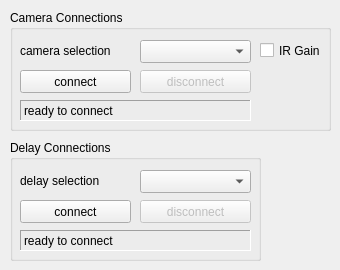
    <widget class="QWidget" name="hardware_tab">
     <attribute name="title">
      <string>Hardware</string>
     </attribute>
     <widget class="QGroupBox" name="h_camera_box">
      <property name="geometry">
       <rect>
        <x>10</x>
        <y>10</y>
        <width>321</width>
        <height>121</height>
       </rect>
      </property>
      <property name="title">
       <string>Camera Connections</string>
      </property>
      <widget class="QComboBox" name="h_camera_dd">
       <property name="geometry">
        <rect>
         <x>130</x>
         <y>30</y>
         <width>111</width>
         <height>23</height>
        </rect>
       </property>
      </widget>
      <widget class="QLabel" name="label_49">
       <property name="geometry">
        <rect>
         <x>10</x>
         <y>30</y>
         <width>111</width>
         <height>21</height>
        </rect>
       </property>
       <property name="text">
        <string>camera selection</string>
       </property>
      </widget>
      <widget class="QPushButton" name="h_connect_camera_btn">
       <property name="geometry">
        <rect>
         <x>10</x>
         <y>60</y>
         <width>111</width>
         <height>23</height>
        </rect>
       </property>
       <property name="text">
        <string>connect</string>
       </property>
      </widget>
      <widget class="QPushButton" name="h_disconnect_camera_btn">
       <property name="enabled">
        <bool>false</bool>
       </property>
       <property name="geometry">
        <rect>
         <x>130</x>
         <y>60</y>
         <width>111</width>
         <height>23</height>
        </rect>
       </property>
       <property name="text">
        <string>disconnect</string>
       </property>
      </widget>
      <widget class="QLabel" name="h_camera_status">
       <property name="geometry">
        <rect>
         <x>10</x>
         <y>90</y>
         <width>231</width>
         <height>21</height>
        </rect>
       </property>
       <property name="frameShape">
        <enum>QFrame::Panel</enum>
       </property>
       <property name="frameShadow">
        <enum>QFrame::Sunken</enum>
       </property>
       <property name="text">
        <string>ready to connect</string>
       </property>
      </widget>
      <widget class="QCheckBox" name="h_use_ir_gain">
       <property name="geometry">
        <rect>
         <x>250</x>
         <y>30</y>
         <width>71</width>
         <height>21</height>
        </rect>
       </property>
       <property name="text">
        <string>IR Gain</string>
       </property>
      </widget>
     </widget>
     <widget class="QGroupBox" name="h_delay_box">
      <property name="geometry">
       <rect>
        <x>10</x>
        <y>140</y>
        <width>251</width>
        <height>121</height>
       </rect>
      </property>
      <property name="title">
       <string>Delay Connections</string>
      </property>
      <widget class="QComboBox" name="h_delay_dd">
       <property name="geometry">
        <rect>
         <x>130</x>
         <y>30</y>
         <width>111</width>
         <height>23</height>
        </rect>
       </property>
      </widget>
      <widget class="QLabel" name="label_50">
       <property name="geometry">
        <rect>
         <x>10</x>
         <y>30</y>
         <width>111</width>
         <height>21</height>
        </rect>
       </property>
       <property name="text">
        <string>delay selection</string>
       </property>
      </widget>
      <widget class="QPushButton" name="h_connect_delay_btn">
       <property name="geometry">
        <rect>
         <x>10</x>
         <y>60</y>
         <width>111</width>
         <height>23</height>
        </rect>
       </property>
       <property name="text">
        <string>connect</string>
       </property>
      </widget>
      <widget class="QPushButton" name="h_disconnect_delay_btn">
       <property name="enabled">
        <bool>false</bool>
       </property>
       <property name="geometry">
        <rect>
         <x>130</x>
         <y>60</y>
         <width>111</width>
         <height>23</height>
        </rect>
       </property>
       <property name="text">
        <string>disconnect</string>
       </property>
      </widget>
      <widget class="QLabel" name="h_delay_status">
       <property name="geometry">
        <rect>
         <x>10</x>
         <y>90</y>
         <width>231</width>
         <height>21</height>
        </rect>
       </property>
       <property name="frameShape">
        <enum>QFrame::Panel</enum>
       </property>
       <property name="frameShadow">
        <enum>QFrame::Sunken</enum>
       </property>
       <property name="text">
        <string>ready to connect</string>
       </property>
      </widget>
     </widget>
    </widget>
